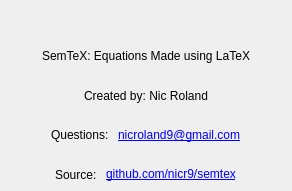
<?xml version="1.0" encoding="UTF-8"?>
<ui version="4.0">
 <class>About</class>
 <widget class="QDialog" name="About">
  <property name="geometry">
   <rect>
    <x>0</x>
    <y>0</y>
    <width>292</width>
    <height>191</height>
   </rect>
  </property>
  <property name="windowTitle">
   <string>Dialog</string>
  </property>
  <widget class="QWidget" name="layoutWidget">
   <property name="geometry">
    <rect>
     <x>0</x>
     <y>0</y>
     <width>291</width>
     <height>191</height>
    </rect>
   </property>
   <layout class="QVBoxLayout" name="verticalLayout">
    <item>
     <layout class="QHBoxLayout" name="horizontalLayout">
      <item>
       <spacer name="horizontalSpacer">
        <property name="orientation">
         <enum>Qt::Horizontal</enum>
        </property>
        <property name="sizeHint" stdset="0">
         <size>
          <width>40</width>
          <height>20</height>
         </size>
        </property>
       </spacer>
      </item>
      <item>
       <widget class="QLabel" name="logo">
        <property name="minimumSize">
         <size>
          <width>48</width>
          <height>15</height>
         </size>
        </property>
        <property name="text">
         <string/>
        </property>
       </widget>
      </item>
      <item>
       <spacer name="horizontalSpacer_2">
        <property name="orientation">
         <enum>Qt::Horizontal</enum>
        </property>
        <property name="sizeHint" stdset="0">
         <size>
          <width>40</width>
          <height>20</height>
         </size>
        </property>
       </spacer>
      </item>
     </layout>
    </item>
    <item>
     <layout class="QHBoxLayout" name="horizontalLayout_2">
      <item>
       <spacer name="horizontalSpacer_3">
        <property name="orientation">
         <enum>Qt::Horizontal</enum>
        </property>
        <property name="sizeHint" stdset="0">
         <size>
          <width>40</width>
          <height>20</height>
         </size>
        </property>
       </spacer>
      </item>
      <item>
       <widget class="QLabel" name="label">
        <property name="text">
         <string>SemTeX: Equations Made using LaTeX</string>
        </property>
       </widget>
      </item>
      <item>
       <spacer name="horizontalSpacer_4">
        <property name="orientation">
         <enum>Qt::Horizontal</enum>
        </property>
        <property name="sizeHint" stdset="0">
         <size>
          <width>40</width>
          <height>20</height>
         </size>
        </property>
       </spacer>
      </item>
     </layout>
    </item>
    <item>
     <layout class="QHBoxLayout" name="horizontalLayout_3">
      <item>
       <spacer name="horizontalSpacer_5">
        <property name="orientation">
         <enum>Qt::Horizontal</enum>
        </property>
        <property name="sizeHint" stdset="0">
         <size>
          <width>40</width>
          <height>20</height>
         </size>
        </property>
       </spacer>
      </item>
      <item>
       <widget class="QLabel" name="label_2">
        <property name="text">
         <string>Created by: Nic Roland</string>
        </property>
       </widget>
      </item>
      <item>
       <spacer name="horizontalSpacer_6">
        <property name="orientation">
         <enum>Qt::Horizontal</enum>
        </property>
        <property name="sizeHint" stdset="0">
         <size>
          <width>40</width>
          <height>20</height>
         </size>
        </property>
       </spacer>
      </item>
     </layout>
    </item>
    <item>
     <layout class="QHBoxLayout" name="horizontalLayout_4">
      <item>
       <spacer name="horizontalSpacer_7">
        <property name="orientation">
         <enum>Qt::Horizontal</enum>
        </property>
        <property name="sizeHint" stdset="0">
         <size>
          <width>40</width>
          <height>20</height>
         </size>
        </property>
       </spacer>
      </item>
      <item>
       <widget class="QLabel" name="label_3">
        <property name="text">
         <string>Questions: </string>
        </property>
       </widget>
      </item>
      <item>
       <widget class="QLabel" name="email">
        <property name="text">
         <string>&lt;a href=&quot;mailto:nicroland9@gmail.com&quot;&gt;nicroland9@gmail.com&lt;/a&gt;</string>
        </property>
        <property name="openExternalLinks">
         <bool>true</bool>
        </property>
       </widget>
      </item>
      <item>
       <spacer name="horizontalSpacer_9">
        <property name="orientation">
         <enum>Qt::Horizontal</enum>
        </property>
        <property name="sizeHint" stdset="0">
         <size>
          <width>40</width>
          <height>20</height>
         </size>
        </property>
       </spacer>
      </item>
     </layout>
    </item>
    <item>
     <layout class="QHBoxLayout" name="horizontalLayout_5">
      <item>
       <spacer name="horizontalSpacer_8">
        <property name="orientation">
         <enum>Qt::Horizontal</enum>
        </property>
        <property name="sizeHint" stdset="0">
         <size>
          <width>40</width>
          <height>20</height>
         </size>
        </property>
       </spacer>
      </item>
      <item>
       <widget class="QLabel" name="label_4">
        <property name="text">
         <string>Source: </string>
        </property>
       </widget>
      </item>
      <item>
       <widget class="QLabel" name="label_5">
        <property name="text">
         <string>&lt;a href=&quot;http://github.com/nicr9/semtex&quot;&gt;github.com/nicr9/semtex&lt;/a&gt;</string>
        </property>
        <property name="openExternalLinks">
         <bool>true</bool>
        </property>
       </widget>
      </item>
      <item>
       <spacer name="horizontalSpacer_10">
        <property name="orientation">
         <enum>Qt::Horizontal</enum>
        </property>
        <property name="sizeHint" stdset="0">
         <size>
          <width>40</width>
          <height>20</height>
         </size>
        </property>
       </spacer>
      </item>
     </layout>
    </item>
   </layout>
  </widget>
 </widget>
 <resources/>
 <connections/>
</ui>
